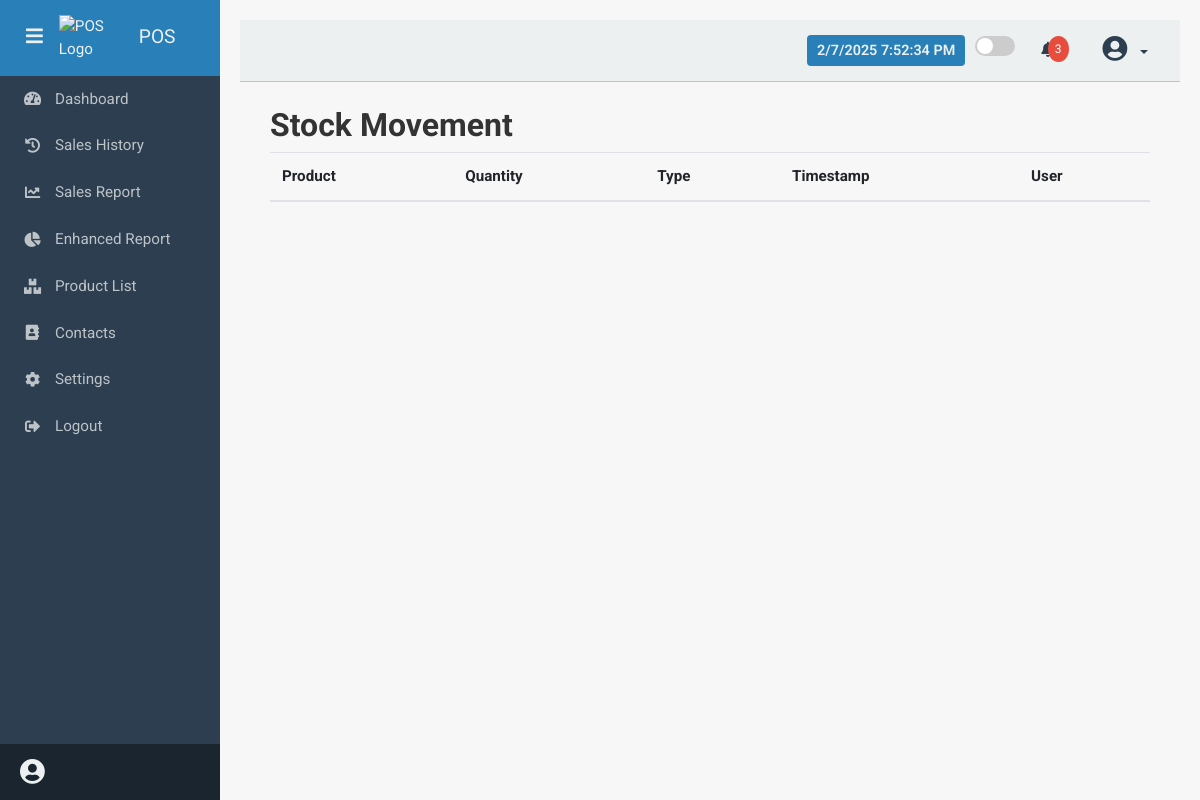
Page /stock-movement/ on the earlier database version.
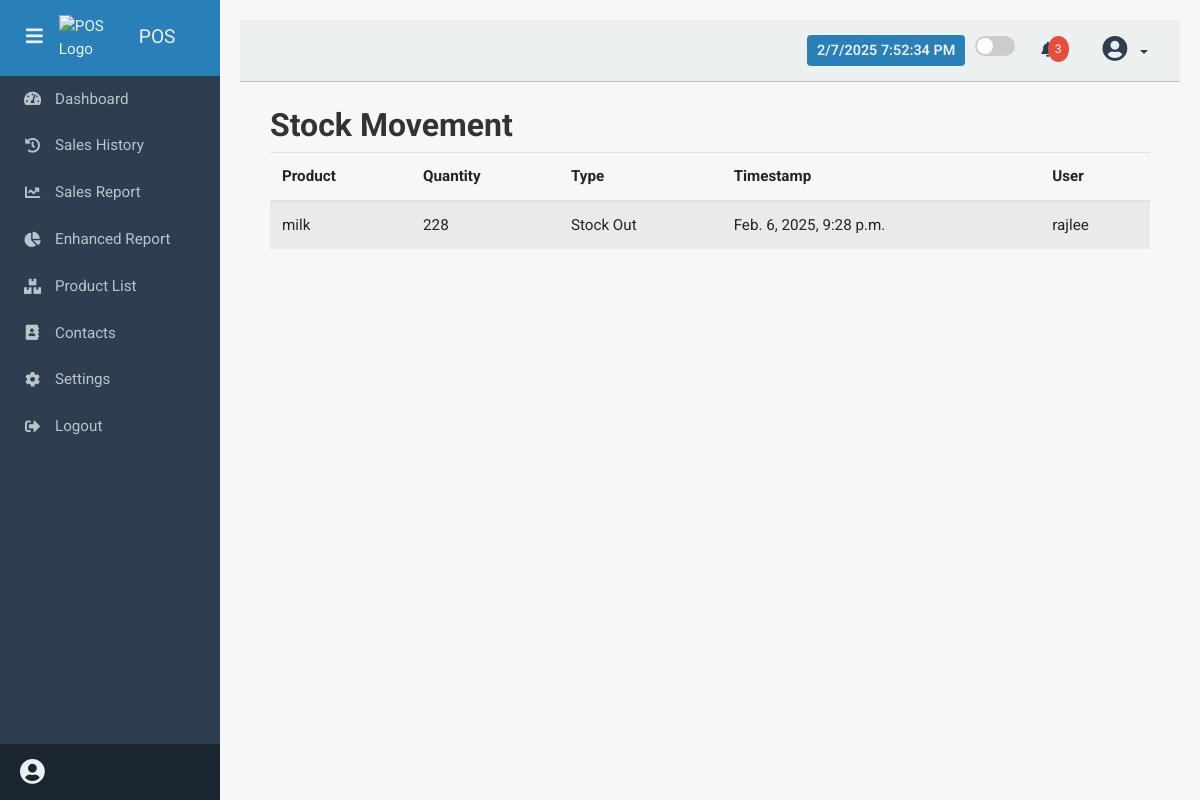
Same page on the later database version.
### pos/models.py (models this page shows, shortened)
class StockMovement(models.Model):
    MOVEMENT_TYPES = [
        ('IN', 'Stock In'),
        ('OUT', 'Stock Out'),
        ('ADJUST', 'Stock Adjustment'),
    ]
    product = models.ForeignKey(Product, on_delete=models.CASCADE)
    quantity = models.IntegerField()
    movement_type = models.CharField(max_length=10, choices=MOVEMENT_TYPES)
    timestamp = models.DateTimeField(auto_now_add=True)
    user = models.ForeignKey(User, on_delete=models.SET_NULL, null=True, blank=True)
    remarks = models.TextField(blank=True, null=True)

class Product(models.Model):
    name = models.CharField(max_length=255)
    category = models.ForeignKey(
        Category, on_delete=models.SET_NULL, null=True, blank=True
    )
    description = models.TextField(blank=True)
    price = models.DecimalField(max_digits=10, decimal_places=2)
    image = models.ImageField(upload_to='products/', blank=True, null=True)
    stock = models.PositiveIntegerField(default=0)
    barcode = models.CharField(max_length=50, unique=True, blank=True)
    supplier = models.ForeignKey(
        Supplier, on_delete=models.SET_NULL, null=True, blank=True
    )
    expiration_date = models.DateField(null=True, blank=True)
    reorder_level = models.IntegerField(default=10)  # Low stock alert

### pos/views.py (the view)
# urls.py: path('stock-movement/', stock_movement_list, name='stock_movement_list'),
def stock_movement_list(request):
    movements = StockMovement.objects.all().order_by('-timestamp')
    return render(request, 'pos/stock_movement.html', {'movements': movements})

### pos/templates/pos/stock_movement.html
{% extends "base.html" %}
{% block content %}
<div class="container">
    <h2>Stock Movement</h2>
    <table class="table table-striped">
        <thead>
            <tr>
                <th>Product</th>
                <th>Quantity</th>
                <th>Type</th>
                <th>Timestamp</th>
                <th>User</th>
            </tr>
        </thead>
        <tbody>
            {% for movement in movements %}
            <tr>
                <td>{{ movement.product.name }}</td>
                <td>{{ movement.quantity }}</td>
                <td>{{ movement.get_movement_type_display }}</td>
                <td>{{ movement.timestamp }}</td>
                <td>{{ movement.user.username }}</td>
            </tr>
            {% endfor %}
        </tbody>
    </table>
</div>
{% endblock %}

Differences in the rows shown:
added StockMovement: product.name "milk", quantity "228", movement_type "Stock Out", timestamp "Feb. 6, 2025, 9:28 p.m.", user.username "rajlee"
